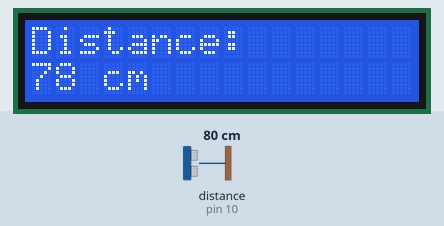
This sketch was run on a simulated Arduino Uno, built with avr-gcc and run on an emulated ATmega328P. Parts: 16×2 character LCD. Wiring (inferred from the names in the program): ultrasonic range finder: trigger pin 9; echo pin 10. Inputs (shaded band) come from the test bench; at power-on: distance to the obstacle (sensor on pin 10) 80 cm. The echo pulse lasts 58.3 µs per cm.

Above: at 1.2 s.
1.3 s: distance to the obstacle (sensor on pin 10) set to 2 cm
At 2.5 s:
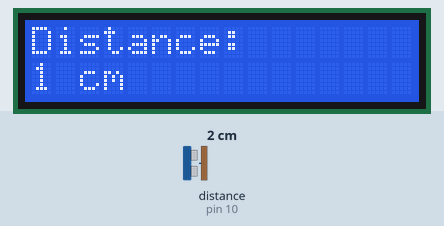
3.5 s: distance to the obstacle (sensor on pin 10) set to 4 cm
At 5.2 s:
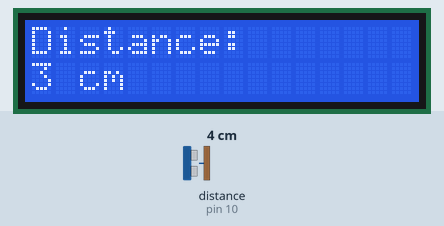
5.5 s: distance to the obstacle (sensor on pin 10) set to 9 cm
At 7.3 s:
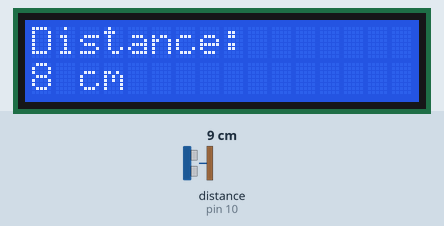
Timing chart, 0 to 8.8 s (numbered marks = the images above; inputs shaded):
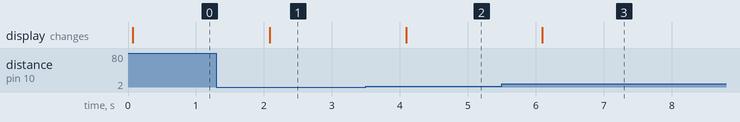

Measured:
- after the input at 1.3 s, the display: changes after 0.78 s (image 1)
- after the input at 3.5 s, the display: changes after 0.59 s (image 2)
- after the input at 5.5 s, the display: changes after 0.60 s (image 3)

The sketch:

Distance_calc_usingdiplay.ino
```cpp
#include <LiquidCrystal.h>

// LCD pins (regular 16x2, nothing fancy)
const int rs = 12;
const int en = 11;
const int d4 = 5;
const int d5 = 4;
const int d6 = 3;
const int d7 = 2;

// ultrasonic sensor pins
const int trigPin = 9;    // sends the ping
const int echoPin = 10;   // waits for the echo

LiquidCrystal lcd(rs, en, d4, d5, d6, d7);

long duration;
int distance;

void setup() {
  lcd.begin(16, 2);
  lcd.print("Distance:");

  pinMode(trigPin, OUTPUT);
  pinMode(echoPin, INPUT);

  // just for debugging, not required for LCD
  Serial.begin(9600);
}

void loop() {
  // quick trigger pulse
  digitalWrite(trigPin, LOW);
  delayMicroseconds(2);
  digitalWrite(trigPin, HIGH);
  delayMicroseconds(10);
  digitalWrite(trigPin, LOW);

  // time taken for sound to return
  duration = pulseIn(echoPin, HIGH);

  // simple distance math
  distance = duration * 0.034 / 2;

  lcd.setCursor(0, 1);
  lcd.print("                "); // clear old junk
  lcd.setCursor(0, 1);
  lcd.print(distance);
  lcd.print(" cm");

  delay(1000); // no need to spam the LCD
}
```
